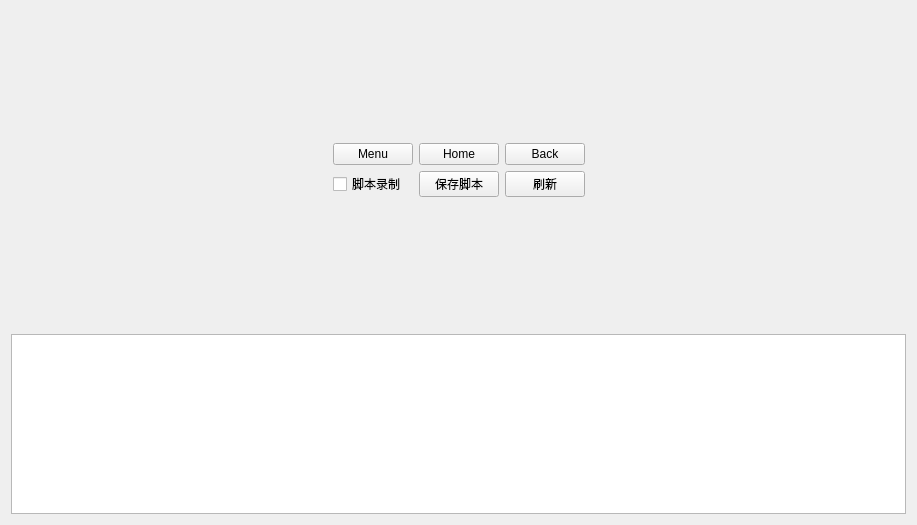
<?xml version="1.0" encoding="UTF-8"?>
<ui version="4.0">
 <class>Form</class>
 <widget class="QWidget" name="Form">
  <property name="geometry">
   <rect>
    <x>0</x>
    <y>0</y>
    <width>917</width>
    <height>525</height>
   </rect>
  </property>
  <property name="windowTitle">
   <string>Form</string>
  </property>
  <layout class="QVBoxLayout" name="verticalLayout_2">
   <item>
    <layout class="QHBoxLayout" name="horizontalLayout_3">
     <item>
      <spacer name="horizontalSpacer_2">
       <property name="orientation">
        <enum>Qt::Horizontal</enum>
       </property>
       <property name="sizeHint" stdset="0">
        <size>
         <width>40</width>
         <height>20</height>
        </size>
       </property>
      </spacer>
     </item>
     <item>
      <layout class="QVBoxLayout" name="img_layout"/>
     </item>
     <item>
      <layout class="QVBoxLayout" name="verticalLayout">
       <item>
        <spacer name="verticalSpacer">
         <property name="orientation">
          <enum>Qt::Vertical</enum>
         </property>
         <property name="sizeHint" stdset="0">
          <size>
           <width>20</width>
           <height>40</height>
          </size>
         </property>
        </spacer>
       </item>
       <item>
        <layout class="QHBoxLayout" name="horizontalLayout">
         <item>
          <widget class="QPushButton" name="btn_menu">
           <property name="minimumSize">
            <size>
             <width>80</width>
             <height>0</height>
            </size>
           </property>
           <property name="maximumSize">
            <size>
             <width>80</width>
             <height>16777215</height>
            </size>
           </property>
           <property name="text">
            <string>Menu</string>
           </property>
          </widget>
         </item>
         <item>
          <widget class="QPushButton" name="btn_home">
           <property name="minimumSize">
            <size>
             <width>80</width>
             <height>0</height>
            </size>
           </property>
           <property name="maximumSize">
            <size>
             <width>80</width>
             <height>16777215</height>
            </size>
           </property>
           <property name="text">
            <string>Home</string>
           </property>
          </widget>
         </item>
         <item>
          <widget class="QPushButton" name="btn_back">
           <property name="minimumSize">
            <size>
             <width>80</width>
             <height>0</height>
            </size>
           </property>
           <property name="maximumSize">
            <size>
             <width>80</width>
             <height>16777215</height>
            </size>
           </property>
           <property name="text">
            <string>Back</string>
           </property>
          </widget>
         </item>
        </layout>
       </item>
       <item>
        <layout class="QHBoxLayout" name="horizontalLayout_2">
         <item>
          <widget class="QCheckBox" name="checkBox">
           <property name="text">
            <string>脚本录制</string>
           </property>
          </widget>
         </item>
         <item>
          <widget class="QPushButton" name="pushButton">
           <property name="minimumSize">
            <size>
             <width>80</width>
             <height>0</height>
            </size>
           </property>
           <property name="maximumSize">
            <size>
             <width>80</width>
             <height>16777215</height>
            </size>
           </property>
           <property name="text">
            <string>保存脚本</string>
           </property>
          </widget>
         </item>
         <item>
          <widget class="QPushButton" name="btn_refresh">
           <property name="minimumSize">
            <size>
             <width>80</width>
             <height>0</height>
            </size>
           </property>
           <property name="maximumSize">
            <size>
             <width>80</width>
             <height>16777215</height>
            </size>
           </property>
           <property name="text">
            <string>刷新</string>
           </property>
          </widget>
         </item>
        </layout>
       </item>
       <item>
        <spacer name="verticalSpacer_3">
         <property name="orientation">
          <enum>Qt::Vertical</enum>
         </property>
         <property name="sizeHint" stdset="0">
          <size>
           <width>20</width>
           <height>40</height>
          </size>
         </property>
        </spacer>
       </item>
      </layout>
     </item>
     <item>
      <spacer name="horizontalSpacer">
       <property name="orientation">
        <enum>Qt::Horizontal</enum>
       </property>
       <property name="sizeHint" stdset="0">
        <size>
         <width>40</width>
         <height>20</height>
        </size>
       </property>
      </spacer>
     </item>
    </layout>
   </item>
   <item>
    <widget class="QTextEdit" name="txt_elements">
     <property name="minimumSize">
      <size>
       <width>0</width>
       <height>0</height>
      </size>
     </property>
     <property name="maximumSize">
      <size>
       <width>16777215</width>
       <height>180</height>
      </size>
     </property>
    </widget>
   </item>
  </layout>
 </widget>
 <resources/>
 <connections/>
</ui>
